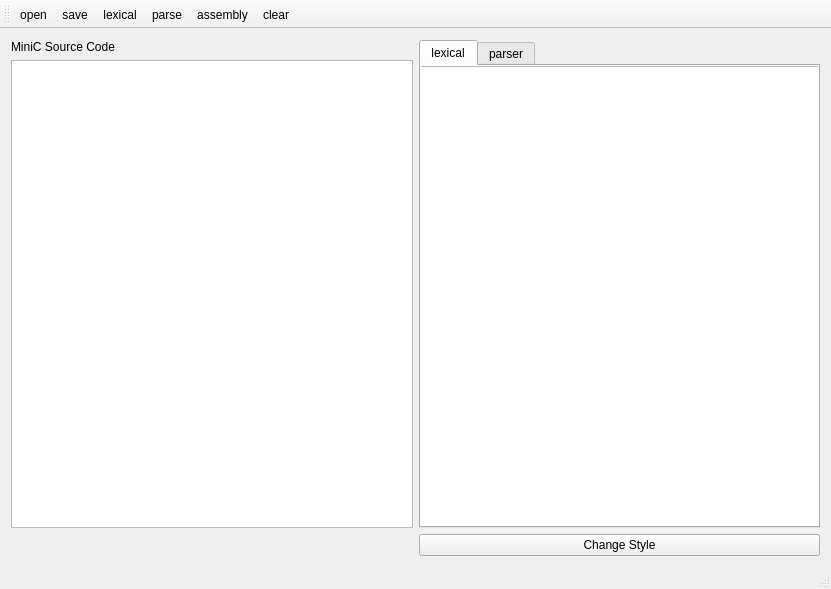
<?xml version="1.0" encoding="UTF-8"?>
<ui version="4.0">
 <class>MainWindow</class>
 <widget class="QMainWindow" name="MainWindow">
  <property name="geometry">
   <rect>
    <x>0</x>
    <y>0</y>
    <width>831</width>
    <height>589</height>
   </rect>
  </property>
  <property name="windowTitle">
   <string>MainWindow</string>
  </property>
  <widget class="QWidget" name="centralWidget">
   <layout class="QGridLayout" name="gridLayout_2">
    <item row="0" column="0">
     <widget class="QLabel" name="label">
      <property name="text">
       <string>MiniC Source Code</string>
      </property>
     </widget>
    </item>
    <item row="1" column="0">
     <widget class="QTextEdit" name="sourceTextEdit">
      <property name="autoFillBackground">
       <bool>true</bool>
      </property>
     </widget>
    </item>
    <item row="2" column="1">
     <widget class="QPushButton" name="changeStyleButton">
      <property name="text">
       <string>Change Style</string>
      </property>
     </widget>
    </item>
    <item row="0" column="1" rowspan="2">
     <widget class="QTabWidget" name="tabWidget">
      <property name="currentIndex">
       <number>0</number>
      </property>
      <widget class="QWidget" name="lexical">
       <attribute name="title">
        <string>lexical</string>
       </attribute>
       <widget class="QTextEdit" name="lexicalTextEdit">
        <property name="geometry">
         <rect>
          <x>-10</x>
          <y>0</y>
          <width>411</width>
          <height>461</height>
         </rect>
        </property>
       </widget>
      </widget>
      <widget class="QWidget" name="parser">
       <attribute name="title">
        <string>parser</string>
       </attribute>
      </widget>
     </widget>
    </item>
   </layout>
  </widget>
  <widget class="QStatusBar" name="statusBar"/>
  <widget class="QToolBar" name="mainToolBar">
   <attribute name="toolBarArea">
    <enum>TopToolBarArea</enum>
   </attribute>
   <attribute name="toolBarBreak">
    <bool>true</bool>
   </attribute>
   <addaction name="openFile"/>
   <addaction name="saveFile"/>
   <addaction name="lexicalFile"/>
   <addaction name="parseFile"/>
   <addaction name="assemblyFile"/>
   <addaction name="clearFile"/>
  </widget>
  <action name="lexicalFile">
   <property name="checkable">
    <bool>true</bool>
   </property>
   <property name="checked">
    <bool>false</bool>
   </property>
   <property name="text">
    <string>lexical</string>
   </property>
   <property name="toolTip">
    <string>lexical the code in textEdit</string>
   </property>
  </action>
  <action name="openFile">
   <property name="text">
    <string>open</string>
   </property>
   <property name="toolTip">
    <string>open a exited file</string>
   </property>
  </action>
  <action name="saveFile">
   <property name="text">
    <string>save</string>
   </property>
   <property name="toolTip">
    <string>save a file to local</string>
   </property>
  </action>
  <action name="parseFile">
   <property name="text">
    <string>parse</string>
   </property>
   <property name="toolTip">
    <string>parse the code in textEdit</string>
   </property>
  </action>
  <action name="assemblyFile">
   <property name="text">
    <string>assembly</string>
   </property>
   <property name="toolTip">
    <string>create the assemble instruction</string>
   </property>
  </action>
  <action name="clearFile">
   <property name="text">
    <string>clear</string>
   </property>
   <property name="toolTip">
    <string>clear the textEdit</string>
   </property>
  </action>
 </widget>
 <layoutdefault spacing="6" margin="11"/>
 <resources/>
 <connections/>
</ui>
